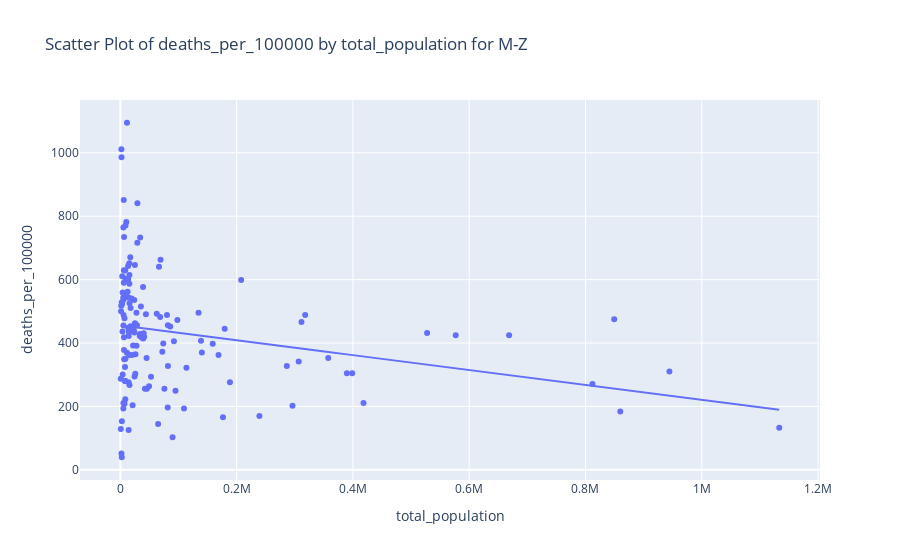

The notebook cell saved with this chart:
### Code cell
# Scatter plot with regression line for M-Z
scatter_mz = px.scatter(
    df, 
    x='total_population', 
    y='deaths_per_100000',
    title='Scatter Plot of deaths_per_100000 by total_population for M-Z',
    trendline='ols'  # Adds OLS regression line
)


scatter_mz.show()

### Figure 1 — Plotly figure (JSON) as saved in the notebook; plotly's stock layout.template omitted (floating-point values rounded to 4 significant figures; data arrays with more than 128 entries replaced by an {"elided": "..."} marker saying what was removed)
{"data": [{"hovertemplate": "total_population=%{x}<br>deaths_per_100000=%{y}<extra></extra>", "legendgroup": "", "marker": {"color": "#636efa", "symbol": "circle"}, "mode": "markers", "name": "", "orientation": "v", "showlegend": false, "type": "scatter", "x": {"elided": "142 int values"}, "xaxis": "x", "y": {"elided": "142 float values"}, "yaxis": "y"}, {"hovertemplate": "<b>OLS trendline</b><br>deaths_per_100000 = -0.000234773 * total_population + 455.696<br>R<sup>2</sup>=0.060943<br><br>total_population=%{x}<br>deaths_per_100000=%{y} <b>(trend)</b><extra></extra>", "legendgroup": "", "marker": {"color": "#636efa", "symbol": "circle"}, "mode": "lines", "name": "", "showlegend": false, "type": "scatter", "x": {"elided": "142 int values"}, "xaxis": "x", "y": {"elided": "142 float values"}, "yaxis": "y"}], "layout": {"legend": {"tracegroupgap": 0}, "title": {"text": "Scatter Plot of deaths_per_100000 by total_population for M-Z"}, "xaxis": {"anchor": "y", "domain": [0, 1], "title": {"text": "total_population"}}, "yaxis": {"anchor": "x", "domain": [0, 1], "title": {"text": "deaths_per_100000"}}}}
